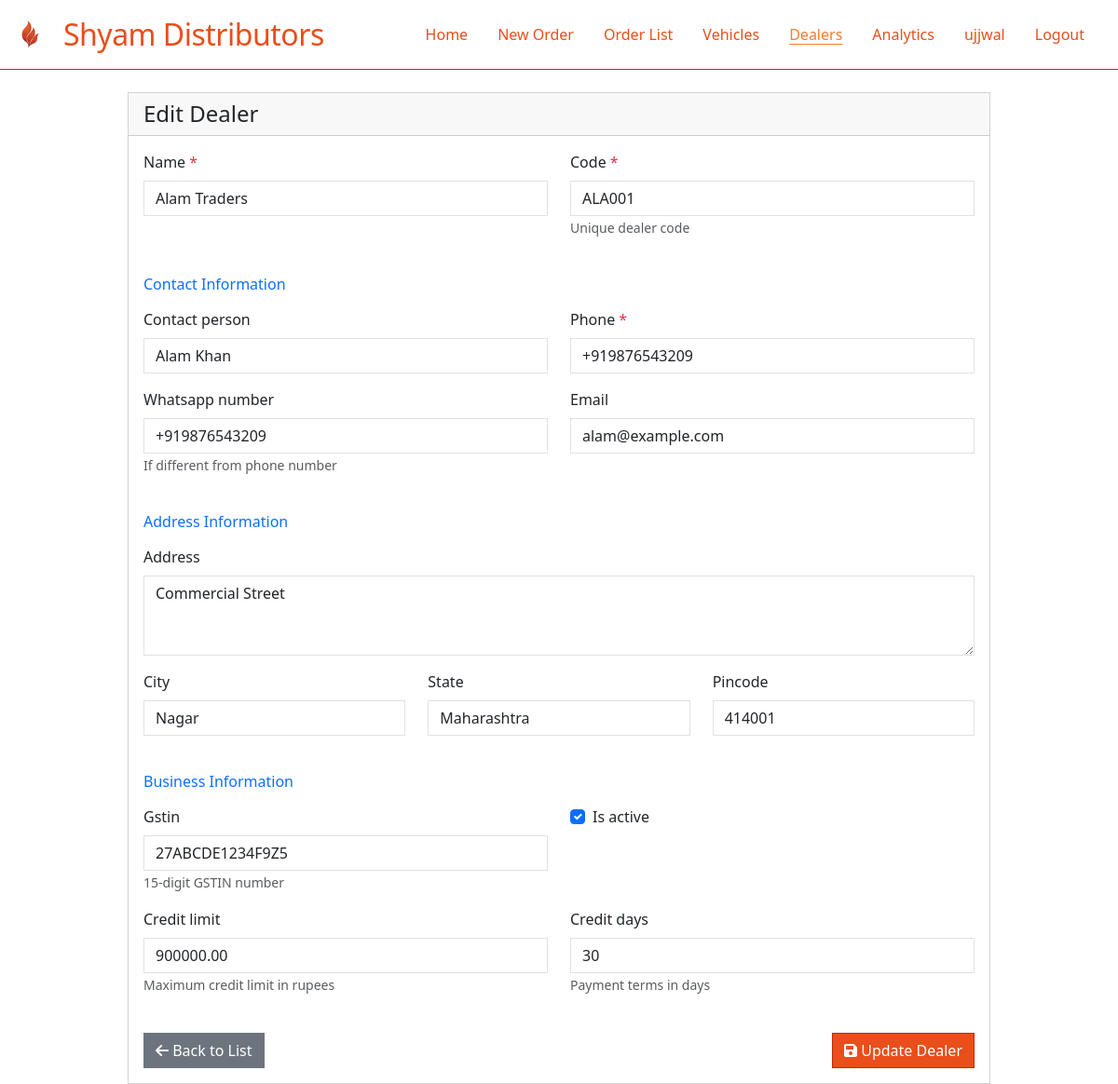
The app's page /orders/dealers/edit/9/ (signed in), older data.
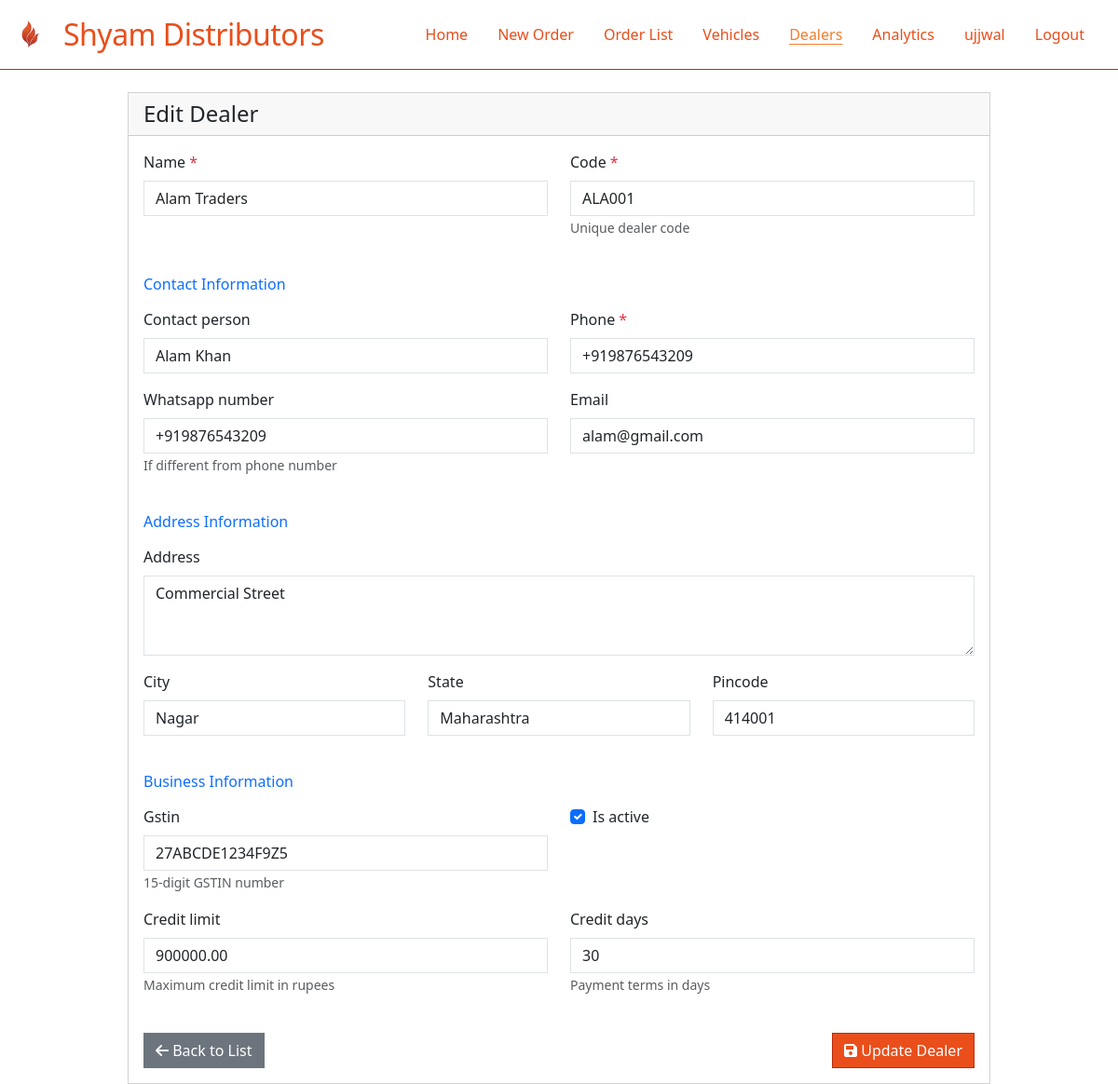
The same page, newer data.
### sylvia/models.py (models this page shows, shortened)
class BaseModel(models.Model):
    created_at = models.DateTimeField(auto_now_add=True)
    updated_at = models.DateTimeField(auto_now=True)
    created_by = models.ForeignKey(User, on_delete=models.SET_NULL, null=True, blank=True)
    class Meta:
        abstract = True

class Dealer(BaseModel):
    name = models.CharField(max_length=200)
    code = models.CharField(max_length=20, unique=True)
    contact_person = models.CharField(max_length=100, blank=True)
    phone = models.CharField(max_length=15, validators=[
        RegexValidator(regex=r'^\+?1?\d{9,15}$', message="Enter a valid phone number.")
    ])
    whatsapp_number = models.CharField(max_length=15, blank=True, validators=[
        RegexValidator(regex=r'^\+?1?\d{9,15}$', message="Enter a valid WhatsApp number.")
    ])
    email = models.EmailField(blank=True)
    address = models.TextField(blank=True)
    city = models.CharField(max_length=50, blank=True)
    state = models.CharField(max_length=50, blank=True)
    pincode = models.CharField(max_length=6, blank=True)
    gstin = models.CharField(max_length=15, blank=True, unique=True, null=True)
    is_active = models.BooleanField(default=True)
    credit_limit = models.DecimalField(max_digits=10, decimal_places=2, default=0)
    credit_days = models.IntegerField(default=0)
    class Meta:
        ordering = ['name']

### orders/views.py (the view)
# urls.py: path('dealers/edit/<int:dealer_id>/', edit_dealer, name='edit_dealer'),
@login_required
def edit_dealer(request, dealer_id):
    dealer = get_object_or_404(Dealer, id=dealer_id)
    if request.method == 'POST':
        form = DealerForm(request.POST, instance=dealer)
        if form.is_valid():
            form.save()
            return redirect('dealer_list')
    else:
        form = DealerForm(instance=dealer)
    context = {
        'form': form,
        'dealer': dealer,
        'title': 'Edit Dealer',
        'action': 'Update'
    }
    return render(request, 'dealers/dealer_form.html', context)

### orders/templates/dealers/dealer_form.html (shortened to what the changed rows need)
{% extends 'base.html' %}
{% block content %}
<div class="container mt-4">
    <div class="row">
        <div class="col-md-10 offset-md-1">
            <div class="card">
                <div class="card-body">
                    <form method="post">
                        <div class="row">
                            <div class="col-md-6">
                                <div class="mb-3">
                                    <label for="{{ form.name.id_for_label }}" class="form-label">{{ form.name.label }} <span class="text-danger">*</span></label>
                                    {{ form.name }}
                                </div>
                            </div>
                            <div class="col-md-6">
                                <div class="mb-3">
                                    <label for="{{ form.code.id_for_label }}" class="form-label">{{ form.code.label }} <span class="text-danger">*</span></label>
                                    {{ form.code }}
                                    <small class="form-text text-muted">Unique dealer code</small>
                                </div>
                            </div>
                        </div>
                        <div class="row">
                            <div class="col-md-6">
                                <div class="mb-3">
                                    <label for="{{ form.contact_person.id_for_label }}" class="form-label">{{ form.contact_person.label }}</label>
                                    {{ form.contact_person }}
                                </div>
                            </div>
                            <div class="col-md-6">
                                <div class="mb-3">
                                    <label for="{{ form.phone.id_for_label }}" class="form-label">{{ form.phone.label }} <span class="text-danger">*</span></label>
                                    {{ form.phone }}
                                </div>
                            </div>
                        </div>
                        <div class="row">
                            <div class="col-md-6">
                                <div class="mb-3">
                                    <label for="{{ form.whatsapp_number.id_for_label }}" class="form-label">{{ form.whatsapp_number.label }}</label>
                                    {{ form.whatsapp_number }}
                                    <small class="form-text text-muted">If different from phone number</small>
                                </div>
                            </div>
                            <div class="col-md-6">
                                <div class="mb-3">
                                    <label for="{{ form.email.id_for_label }}" class="form-label">{{ form.email.label }}</label>
                                    {{ form.email }}
                                </div>
                            </div>
                        </div>
                        <div class="row">
                            <div class="col-md-12">
                                <div class="mb-3">
                                    <label for="{{ form.address.id_for_label }}" class="form-label">{{ form.address.label }}</label>
                                    {{ form.address }}
                                </div>
                            </div>
                        </div>
                        <div class="row">
                            <div class="col-md-4">
                                <div class="mb-3">
                                    <label for="{{ form.city.id_for_label }}" class="form-label">{{ form.city.label }}</label>
                                    {{ form.city }}
                                </div>
                            </div>
                            <div class="col-md-4">
                                <div class="mb-3">
                                    <label for="{{ form.state.id_for_label }}" class="form-label">{{ form.state.label }}</label>
                                    {{ form.state }}
                                </div>
                            </div>
                            <div class="col-md-4">
                                <div class="mb-3">
                                    <label for="{{ form.pincode.id_for_label }}" class="form-label">{{ form.pincode.label }}</label>
                                    {{ form.pincode }}
                                </div>
                            </div>
                        </div>
                        <div class="row">
                            <div class="col-md-6">
                                <div class="mb-3">
                                    <label for="{{ form.gstin.id_for_label }}" class="form-label">{{ form.gstin.label }}</label>
                                    {{ form.gstin }}
                                    <small class="form-text text-muted">15-digit GSTIN number</small>
                                </div>
                            </div>
                            <div class="col-md-6">
                                <div class="mb-3 form-check">
                                    {{ form.is_active }}
                                    <label for="{{ form.is_active.id_for_label }}" class="form-check-label">{{ form.is_active.label }}</label>
                                </div>
                            </div>
                        </div>
                        <div class="row">
                            <div class="col-md-6">
                                <div class="mb-3">
                                    <label for="{{ form.credit_limit.id_for_label }}" class="form-label">{{ form.credit_limit.label }}</label>
                                    {{ form.credit_limit }}
                                    <small class="form-text text-muted">Maximum credit limit in rupees</small>
                                </div>
                            </div>
                            <div class="col-md-6">
                                <div class="mb-3">
                                    <label for="{{ form.credit_days.id_for_label }}" class="form-label">{{ form.credit_days.label }}</label>
                                    {{ form.credit_days }}
                                    <small class="form-text text-muted">Payment terms in days</small>
                                </div>
                            </div>
                        </div>
                    </form>
                </div>
            </div>
        </div>
    </div>
</div>
{% endblock %}

Row changes from the older to the newer data that the page shows:
changed Dealer "Alam Traders": email "alam@example.com" → "alam@gmail.com"
